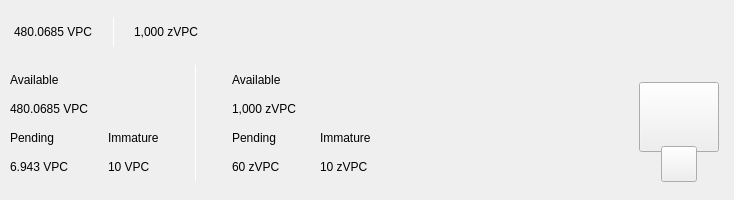
<?xml version="1.0" encoding="UTF-8"?>
<ui version="4.0">
 <class>TopBar</class>
 <widget class="QWidget" name="TopBar">
  <property name="geometry">
   <rect>
    <x>0</x>
    <y>0</y>
    <width>734</width>
    <height>200</height>
   </rect>
  </property>
  <property name="minimumSize">
   <size>
    <width>0</width>
    <height>200</height>
   </size>
  </property>
  <property name="maximumSize">
   <size>
    <width>16777215</width>
    <height>200</height>
   </size>
  </property>
  <property name="windowTitle">
   <string>Form</string>
  </property>
  <layout class="QVBoxLayout" name="verticalLayout_10" stretch="0">
   <property name="spacing">
    <number>0</number>
   </property>
   <property name="leftMargin">
    <number>0</number>
   </property>
   <property name="topMargin">
    <number>0</number>
   </property>
   <property name="rightMargin">
    <number>0</number>
   </property>
   <property name="bottomMargin">
    <number>0</number>
   </property>
   <item>
    <widget class="PFBorderImage" name="containerTop" native="true">
     <layout class="QVBoxLayout" name="verticalLayout_11">
      <property name="spacing">
       <number>0</number>
      </property>
      <property name="leftMargin">
       <number>0</number>
      </property>
      <property name="topMargin">
       <number>0</number>
      </property>
      <property name="rightMargin">
       <number>0</number>
      </property>
      <property name="bottomMargin">
       <number>0</number>
      </property>
      <item>
       <widget class="QWidget" name="top_container_2" native="true">
        <property name="minimumSize">
         <size>
          <width>0</width>
          <height>65</height>
         </size>
        </property>
        <layout class="QHBoxLayout" name="top_container">
         <property name="spacing">
          <number>0</number>
         </property>
         <property name="leftMargin">
          <number>14</number>
         </property>
         <property name="topMargin">
          <number>0</number>
         </property>
         <property name="rightMargin">
          <number>14</number>
         </property>
         <property name="bottomMargin">
          <number>0</number>
         </property>
         <item alignment="Qt::AlignVCenter">
          <widget class="QWidget" name="widgetTopAmount" native="true">
           <property name="sizePolicy">
            <sizepolicy hsizetype="Preferred" vsizetype="Maximum">
             <horstretch>0</horstretch>
             <verstretch>0</verstretch>
            </sizepolicy>
           </property>
           <layout class="QHBoxLayout" name="horizontalLayout_5">
            <property name="spacing">
             <number>0</number>
            </property>
            <property name="leftMargin">
             <number>0</number>
            </property>
            <property name="topMargin">
             <number>0</number>
            </property>
            <property name="rightMargin">
             <number>0</number>
            </property>
            <property name="bottomMargin">
             <number>0</number>
            </property>
            <item alignment="Qt::AlignTop">
             <widget class="QLabel" name="labelAmountTopVpc">
              <property name="minimumSize">
               <size>
                <width>0</width>
                <height>36</height>
               </size>
              </property>
              <property name="styleSheet">
               <string notr="true">padding:0px;margin:0px;</string>
              </property>
              <property name="text">
               <string>480.0685 VPC</string>
              </property>
             </widget>
            </item>
            <item>
             <spacer name="horizontalSpacer_11">
              <property name="orientation">
               <enum>Qt::Horizontal</enum>
              </property>
              <property name="sizeType">
               <enum>QSizePolicy::Fixed</enum>
              </property>
              <property name="sizeHint" stdset="0">
               <size>
                <width>20</width>
                <height>20</height>
               </size>
              </property>
             </spacer>
            </item>
            <item alignment="Qt::AlignVCenter">
             <widget class="QLabel" name="label_16">
              <property name="minimumSize">
               <size>
                <width>1</width>
                <height>30</height>
               </size>
              </property>
              <property name="maximumSize">
               <size>
                <width>1</width>
                <height>30</height>
               </size>
              </property>
              <property name="styleSheet">
               <string notr="true">background-color:white;
padding:0px;
border:none;</string>
              </property>
              <property name="text">
               <string/>
              </property>
             </widget>
            </item>
            <item>
             <spacer name="horizontalSpacer_12">
              <property name="orientation">
               <enum>Qt::Horizontal</enum>
              </property>
              <property name="sizeType">
               <enum>QSizePolicy::Fixed</enum>
              </property>
              <property name="sizeHint" stdset="0">
               <size>
                <width>20</width>
                <height>20</height>
               </size>
              </property>
             </spacer>
            </item>
            <item alignment="Qt::AlignTop">
             <widget class="QLabel" name="labelAmountTopzVpc">
              <property name="minimumSize">
               <size>
                <width>0</width>
                <height>36</height>
               </size>
              </property>
              <property name="text">
               <string>1,000 zVPC</string>
              </property>
             </widget>
            </item>
           </layout>
          </widget>
         </item>
         <item>
          <spacer name="horizontalSpacer">
           <property name="orientation">
            <enum>Qt::Horizontal</enum>
           </property>
           <property name="sizeHint" stdset="0">
            <size>
             <width>40</width>
             <height>20</height>
            </size>
           </property>
          </spacer>
         </item>
         <item>
          <layout class="QHBoxLayout" name="horizontalLayout_4">
           <property name="spacing">
            <number>12</number>
           </property>
           <property name="rightMargin">
            <number>0</number>
           </property>
           <item alignment="Qt::AlignRight">
            <widget class="QWidget" name="layoutSync" native="true">
             <property name="minimumSize">
              <size>
               <width>0</width>
               <height>36</height>
              </size>
             </property>
             <property name="maximumSize">
              <size>
               <width>16777215</width>
               <height>36</height>
              </size>
             </property>
             <layout class="QVBoxLayout" name="verticalLayout_9">
              <property name="leftMargin">
               <number>0</number>
              </property>
              <property name="topMargin">
               <number>0</number>
              </property>
              <property name="rightMargin">
               <number>0</number>
              </property>
              <property name="bottomMargin">
               <number>0</number>
              </property>
              <item>
               <widget class="ExpandableButton" name="pushButtonSync" native="true">
                <property name="minimumSize">
                 <size>
                  <width>36</width>
                  <height>36</height>
                 </size>
                </property>
                <property name="maximumSize">
                 <size>
                  <width>16777215</width>
                  <height>36</height>
                 </size>
                </property>
               </widget>
              </item>
             </layout>
            </widget>
           </item>
           <item>
            <widget class="ExpandableButton" name="pushButtonMint" native="true">
             <property name="minimumSize">
              <size>
               <width>36</width>
               <height>36</height>
              </size>
             </property>
            </widget>
           </item>
           <item>
            <widget class="ExpandableButton" name="pushButtonStack" native="true">
             <property name="minimumSize">
              <size>
               <width>36</width>
               <height>36</height>
              </size>
             </property>
            </widget>
           </item>
           <item>
            <widget class="ExpandableButton" name="pushButtonColdStaking" native="true">
             <property name="minimumSize">
              <size>
               <width>36</width>
               <height>36</height>
              </size>
             </property>
            </widget>
           </item>
           <item>
            <widget class="ExpandableButton" name="pushButtonConnection" native="true">
             <property name="minimumSize">
              <size>
               <width>36</width>
               <height>36</height>
              </size>
             </property>
            </widget>
           </item>
           <item>
            <widget class="ExpandableButton" name="pushButtonLock" native="true">
             <property name="sizePolicy">
              <sizepolicy hsizetype="Expanding" vsizetype="Expanding">
               <horstretch>0</horstretch>
               <verstretch>0</verstretch>
              </sizepolicy>
             </property>
             <property name="minimumSize">
              <size>
               <width>36</width>
               <height>0</height>
              </size>
             </property>
            </widget>
           </item>
           <item>
            <widget class="ExpandableButton" name="pushButtonTheme" native="true">
             <property name="minimumSize">
              <size>
               <width>36</width>
               <height>36</height>
              </size>
             </property>
             <property name="maximumSize">
              <size>
               <width>16777215</width>
               <height>36</height>
              </size>
             </property>
            </widget>
           </item>
           <item>
            <widget class="ExpandableButton" name="pushButtonFAQ" native="true">
             <property name="minimumSize">
              <size>
               <width>36</width>
               <height>36</height>
              </size>
             </property>
            </widget>
           </item>
          </layout>
         </item>
        </layout>
       </widget>
      </item>
      <item>
       <widget class="QWidget" name="bottom_container" native="true">
        <property name="minimumSize">
         <size>
          <width>0</width>
          <height>135</height>
         </size>
        </property>
        <layout class="QHBoxLayout" name="botton_container">
         <property name="leftMargin">
          <number>10</number>
         </property>
         <property name="topMargin">
          <number>0</number>
         </property>
         <property name="rightMargin">
          <number>10</number>
         </property>
         <property name="bottomMargin">
          <number>10</number>
         </property>
         <item>
          <layout class="QHBoxLayout" name="horizontalLayout_3">
           <property name="bottomMargin">
            <number>9</number>
           </property>
           <item>
            <layout class="QVBoxLayout" name="verticalLayout_7">
             <property name="spacing">
              <number>0</number>
             </property>
             <property name="leftMargin">
              <number>0</number>
             </property>
             <property name="rightMargin">
              <number>30</number>
             </property>
             <item>
              <layout class="QVBoxLayout" name="verticalLayout_2">
               <item>
                <widget class="QLabel" name="labelTitle1">
                 <property name="text">
                  <string>Available</string>
                 </property>
                </widget>
               </item>
               <item>
                <widget class="QLabel" name="labelAmountVpc">
                 <property name="text">
                  <string>480.0685 VPC</string>
                 </property>
                </widget>
               </item>
              </layout>
             </item>
             <item>
              <layout class="QHBoxLayout" name="horizontalLayout_2">
               <property name="spacing">
                <number>0</number>
               </property>
               <item>
                <layout class="QVBoxLayout" name="verticalLayout_3">
                 <item>
                  <widget class="QLabel" name="labelTitle3">
                   <property name="text">
                    <string>Pending</string>
                   </property>
                  </widget>
                 </item>
                 <item>
                  <widget class="QLabel" name="labelPendingVpc">
                   <property name="text">
                    <string>6.943 VPC</string>
                   </property>
                  </widget>
                 </item>
                </layout>
               </item>
               <item>
                <spacer name="horizontalSpacer_3">
                 <property name="orientation">
                  <enum>Qt::Horizontal</enum>
                 </property>
                 <property name="sizeType">
                  <enum>QSizePolicy::Fixed</enum>
                 </property>
                 <property name="sizeHint" stdset="0">
                  <size>
                   <width>40</width>
                   <height>20</height>
                  </size>
                 </property>
                </spacer>
               </item>
               <item>
                <layout class="QVBoxLayout" name="verticalLayout_4">
                 <item>
                  <widget class="QLabel" name="labelTitle4">
                   <property name="text">
                    <string>Immature</string>
                   </property>
                  </widget>
                 </item>
                 <item>
                  <widget class="QLabel" name="labelImmatureVpc">
                   <property name="text">
                    <string>10 VPC</string>
                   </property>
                  </widget>
                 </item>
                </layout>
               </item>
              </layout>
             </item>
            </layout>
           </item>
           <item>
            <widget class="QLabel" name="label_9">
             <property name="minimumSize">
              <size>
               <width>1</width>
               <height>100</height>
              </size>
             </property>
             <property name="maximumSize">
              <size>
               <width>1</width>
               <height>16777215</height>
              </size>
             </property>
             <property name="styleSheet">
              <string notr="true">background-color:white;
padding:0px;
border:none;</string>
             </property>
             <property name="text">
              <string/>
             </property>
            </widget>
           </item>
           <item>
            <layout class="QVBoxLayout" name="verticalLayout_8">
             <property name="spacing">
              <number>0</number>
             </property>
             <property name="leftMargin">
              <number>30</number>
             </property>
             <item>
              <layout class="QVBoxLayout" name="verticalLayout">
               <item>
                <widget class="QLabel" name="labelTitle2">
                 <property name="text">
                  <string>Available</string>
                 </property>
                </widget>
               </item>
               <item>
                <widget class="QLabel" name="labelAmountzVpc">
                 <property name="text">
                  <string>1,000 zVPC</string>
                 </property>
                </widget>
               </item>
              </layout>
             </item>
             <item>
              <layout class="QHBoxLayout" name="horizontalLayout">
               <property name="spacing">
                <number>0</number>
               </property>
               <item>
                <layout class="QVBoxLayout" name="verticalLayout_5">
                 <item>
                  <widget class="QLabel" name="labelTitle5">
                   <property name="text">
                    <string>Pending</string>
                   </property>
                  </widget>
                 </item>
                 <item>
                  <widget class="QLabel" name="labelPendingzVpc">
                   <property name="text">
                    <string>60 zVPC</string>
                   </property>
                  </widget>
                 </item>
                </layout>
               </item>
               <item>
                <spacer name="horizontalSpacer_4">
                 <property name="orientation">
                  <enum>Qt::Horizontal</enum>
                 </property>
                 <property name="sizeType">
                  <enum>QSizePolicy::Fixed</enum>
                 </property>
                 <property name="sizeHint" stdset="0">
                  <size>
                   <width>40</width>
                   <height>20</height>
                  </size>
                 </property>
                </spacer>
               </item>
               <item>
                <layout class="QVBoxLayout" name="verticalLayout_6">
                 <item>
                  <widget class="QLabel" name="labelTitle6">
                   <property name="text">
                    <string>Immature</string>
                   </property>
                  </widget>
                 </item>
                 <item>
                  <widget class="QLabel" name="labelImmaturezVpc">
                   <property name="text">
                    <string>10 zVPC</string>
                   </property>
                  </widget>
                 </item>
                </layout>
               </item>
              </layout>
             </item>
            </layout>
           </item>
          </layout>
         </item>
         <item>
          <spacer name="horizontalSpacer_2">
           <property name="orientation">
            <enum>Qt::Horizontal</enum>
           </property>
           <property name="sizeHint" stdset="0">
            <size>
             <width>40</width>
             <height>20</height>
            </size>
           </property>
          </spacer>
         </item>
         <item alignment="Qt::AlignHCenter|Qt::AlignVCenter">
          <widget class="QWidget" name="qrContainer" native="true">
           <property name="sizePolicy">
            <sizepolicy hsizetype="Preferred" vsizetype="Minimum">
             <horstretch>0</horstretch>
             <verstretch>0</verstretch>
            </sizepolicy>
           </property>
           <property name="minimumSize">
            <size>
             <width>90</width>
             <height>110</height>
            </size>
           </property>
           <property name="maximumSize">
            <size>
             <width>90</width>
             <height>110</height>
            </size>
           </property>
           <layout class="QVBoxLayout" name="containerQR">
            <property name="spacing">
             <number>0</number>
            </property>
            <property name="leftMargin">
             <number>5</number>
            </property>
            <property name="topMargin">
             <number>10</number>
            </property>
            <property name="rightMargin">
             <number>5</number>
            </property>
            <property name="bottomMargin">
             <number>0</number>
            </property>
            <item>
             <widget class="QPushButton" name="btnQr">
              <property name="minimumSize">
               <size>
                <width>70</width>
                <height>70</height>
               </size>
              </property>
              <property name="maximumSize">
               <size>
                <width>16777215</width>
                <height>70</height>
               </size>
              </property>
              <property name="focusPolicy">
               <enum>Qt::NoFocus</enum>
              </property>
              <property name="text">
               <string/>
              </property>
              <property name="iconSize">
               <size>
                <width>70</width>
                <height>70</height>
               </size>
              </property>
             </widget>
            </item>
            <item>
             <spacer name="verticalSpacer">
              <property name="orientation">
               <enum>Qt::Vertical</enum>
              </property>
              <property name="sizeType">
               <enum>QSizePolicy::Fixed</enum>
              </property>
              <property name="sizeHint" stdset="0">
               <size>
                <width>20</width>
                <height>20</height>
               </size>
              </property>
             </spacer>
            </item>
            <item alignment="Qt::AlignHCenter|Qt::AlignBottom">
             <widget class="QPushButton" name="pushButtonQR">
              <property name="minimumSize">
               <size>
                <width>36</width>
                <height>36</height>
               </size>
              </property>
              <property name="maximumSize">
               <size>
                <width>36</width>
                <height>36</height>
               </size>
              </property>
              <property name="focusPolicy">
               <enum>Qt::NoFocus</enum>
              </property>
              <property name="text">
               <string/>
              </property>
             </widget>
            </item>
           </layout>
          </widget>
         </item>
        </layout>
       </widget>
      </item>
     </layout>
    </widget>
   </item>
  </layout>
 </widget>
 <customwidgets>
  <customwidget>
   <class>ExpandableButton</class>
   <extends>QWidget</extends>
   <header>qt/voltpotcoin/expandablebutton.h</header>
   <container>1</container>
  </customwidget>
  <customwidget>
   <class>PFBorderImage</class>
   <extends>QFrame</extends>
   <header>qt/voltpotcoin/pfborderimage.h</header>
   <container>1</container>
  </customwidget>
 </customwidgets>
 <resources/>
 <connections/>
</ui>
